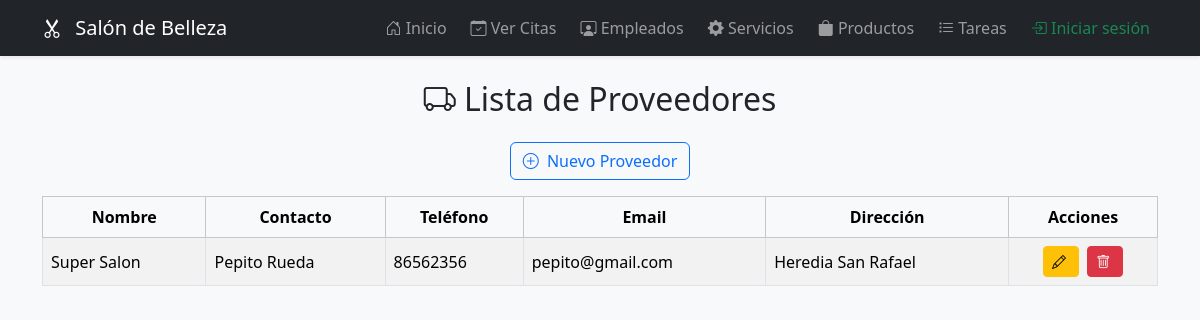
Screenshot of /admin/proveedores with the database file from the repository.
### models.py (models this page shows)
class Proveedor(db.Model):
    __tablename__ = 'proveedores'  # <-- esto es clave
    id = db.Column(db.Integer, primary_key=True)
    nombre = db.Column(db.String(100), nullable=False)
    contacto = db.Column(db.String(100))
    telefono = db.Column(db.String(20))
    email = db.Column(db.String(100))
    direccion = db.Column(db.String(200))

### main.py (the view)
@app.route('/admin/proveedores')
def vista_proveedores():
    lista_proveedores = Proveedor.query.all()
    return render_template('admin/proveedores.html', proveedores=lista_proveedores)

### templates/admin/proveedores.html (shortened to what this page needs)
{% extends 'admin/layout.html' %}
{% block content %}
<h2 class="mb-4 text-center"><i class="bi bi-truck"></i> Lista de Proveedores</h2>
<div class="d-flex justify-content-center gap-2 mb-3">
  <a href="{{ url_for('nuevo_proveedor') }}" class="btn btn-outline-primary">
    <i class="bi bi-plus-circle"></i> Nuevo Proveedor
  </a>
</div>
<div class="table-responsive">
  <table id="tablaProveedores" class="table table-striped table-hover table-bordered bg-white align-middle">
    <thead class="table-light sticky-top">
      <tr class="text-center">
        <th>Nombre</th>
        <th>Contacto</th>
        <th>Teléfono</th>
        <th>Email</th>
        <th>Dirección</th>
        <th>Acciones</th>
      </tr>
    </thead>
    <tbody>
      {% for proveedor in proveedores %}
      <tr>
        <td>{{ proveedor.nombre }}</td>
        <td>{{ proveedor.contacto }}</td>
        <td>{{ proveedor.telefono }}</td>
        <td>{{ proveedor.email }}</td>
        <td>{{ proveedor.direccion }}</td>
        <td class="text-center">
          <button class="btn btn-sm btn-warning me-1" data-bs-toggle="modal" data-bs-target="#editarProveedor{{ proveedor.id }}">
            <i class="bi bi-pencil"></i>
          </button>
          <form action="{{ url_for('eliminar_proveedor', id=proveedor.id) }}" method="POST" class="d-inline" onsubmit="return confirm('¿Eliminar este proveedor?');">
            <button type="submit" class="btn btn-sm btn-danger">
              <i class="bi bi-trash"></i>
            </button>
          </form>
        </td>
      </tr>
      {% endfor %}
    </tbody>
  </table>
</div>
<link rel="stylesheet" href="https://cdn.datatables.net/1.13.4/css/dataTables.bootstrap5.min.css">
{% endblock %}

### templates/admin/layout.html (style rules this page uses)
body { background-color: #f8f9fa; }
.btn i { margin-right: 4px; }

### rows the page displays
Proveedor: nombre "Super Salon", contacto "Pepito Rueda", telefono "86562356", email "pepito@gmail.com", direccion "Heredia San Rafael"
